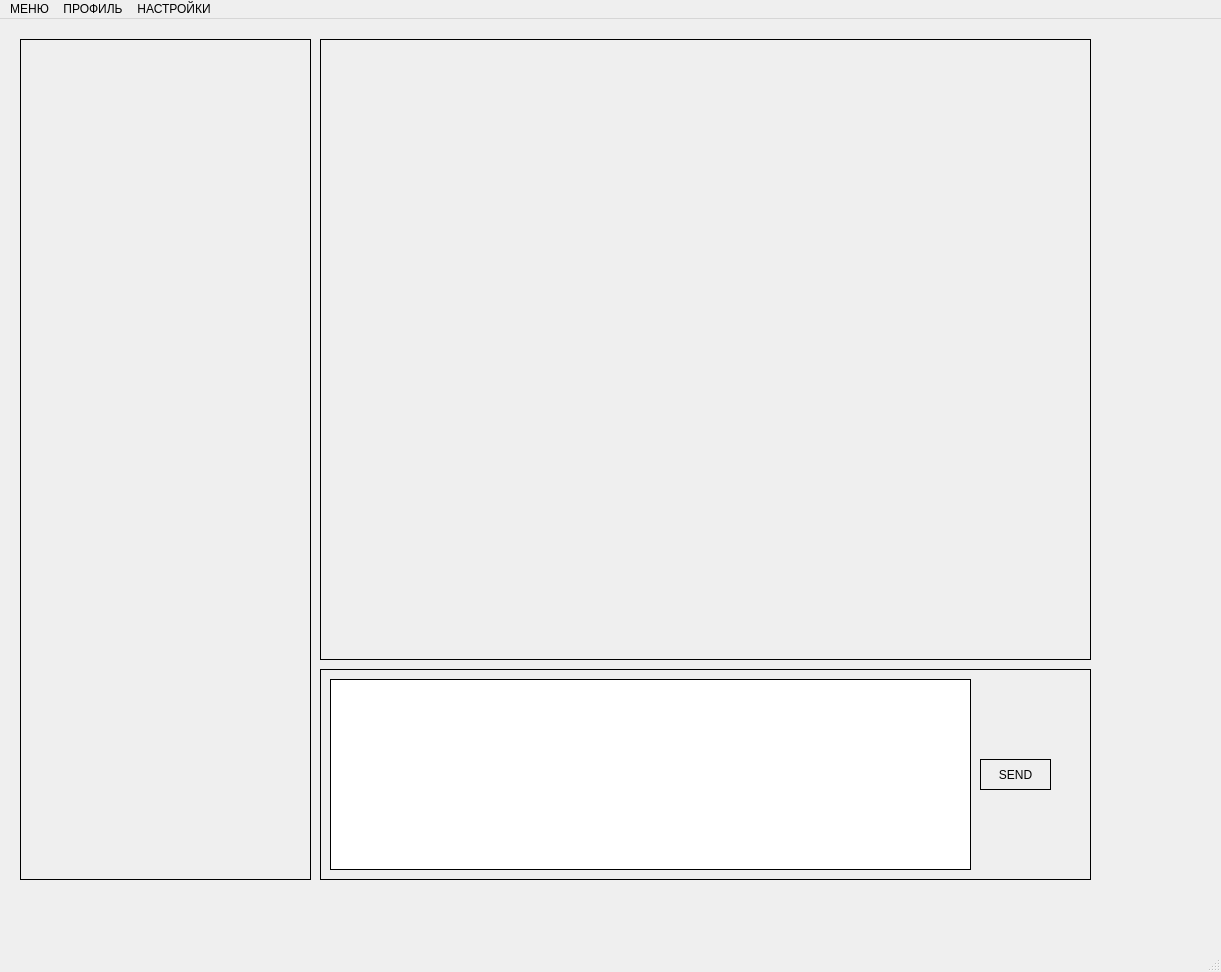
<?xml version="1.0" encoding="UTF-8"?>
<ui version="4.0">
 <class>MainWindow</class>
 <widget class="QMainWindow" name="MainWindow">
  <property name="geometry">
   <rect>
    <x>0</x>
    <y>0</y>
    <width>1221</width>
    <height>972</height>
   </rect>
  </property>
  <property name="windowTitle">
   <string>MainWindow</string>
  </property>
  <widget class="QWidget" name="centralwidget">
   <widget class="QFrame" name="frame">
    <property name="geometry">
     <rect>
      <x>20</x>
      <y>20</y>
      <width>291</width>
      <height>841</height>
     </rect>
    </property>
    <property name="styleSheet">
     <string notr="true">border: 1px solid black</string>
    </property>
    <property name="frameShape">
     <enum>QFrame::StyledPanel</enum>
    </property>
    <property name="frameShadow">
     <enum>QFrame::Raised</enum>
    </property>
   </widget>
   <widget class="QFrame" name="frame_2">
    <property name="geometry">
     <rect>
      <x>320</x>
      <y>20</y>
      <width>771</width>
      <height>621</height>
     </rect>
    </property>
    <property name="styleSheet">
     <string notr="true">border: 1px solid black</string>
    </property>
    <property name="frameShape">
     <enum>QFrame::StyledPanel</enum>
    </property>
    <property name="frameShadow">
     <enum>QFrame::Raised</enum>
    </property>
   </widget>
   <widget class="QFrame" name="frame_3">
    <property name="geometry">
     <rect>
      <x>320</x>
      <y>650</y>
      <width>771</width>
      <height>211</height>
     </rect>
    </property>
    <property name="styleSheet">
     <string notr="true">border: 1px solid black</string>
    </property>
    <property name="frameShape">
     <enum>QFrame::StyledPanel</enum>
    </property>
    <property name="frameShadow">
     <enum>QFrame::Raised</enum>
    </property>
    <widget class="QPushButton" name="pushButton">
     <property name="geometry">
      <rect>
       <x>660</x>
       <y>90</y>
       <width>71</width>
       <height>31</height>
      </rect>
     </property>
     <property name="styleSheet">
      <string notr="true">border: 1px solid black</string>
     </property>
     <property name="text">
      <string>SEND</string>
     </property>
    </widget>
    <widget class="QTextEdit" name="MessageToSend">
     <property name="geometry">
      <rect>
       <x>10</x>
       <y>10</y>
       <width>641</width>
       <height>191</height>
      </rect>
     </property>
    </widget>
   </widget>
  </widget>
  <widget class="QMenuBar" name="menubar">
   <property name="geometry">
    <rect>
     <x>0</x>
     <y>0</y>
     <width>1221</width>
     <height>22</height>
    </rect>
   </property>
   <widget class="QMenu" name="menu">
    <property name="title">
     <string>МЕНЮ</string>
    </property>
    <addaction name="separator"/>
   </widget>
   <widget class="QMenu" name="menu_2">
    <property name="title">
     <string>ПРОФИЛЬ</string>
    </property>
   </widget>
   <widget class="QMenu" name="menu_3">
    <property name="title">
     <string>НАСТРОЙКИ</string>
    </property>
   </widget>
   <addaction name="menu"/>
   <addaction name="menu_2"/>
   <addaction name="menu_3"/>
  </widget>
  <widget class="QStatusBar" name="statusbar"/>
 </widget>
 <resources/>
 <connections/>
</ui>
